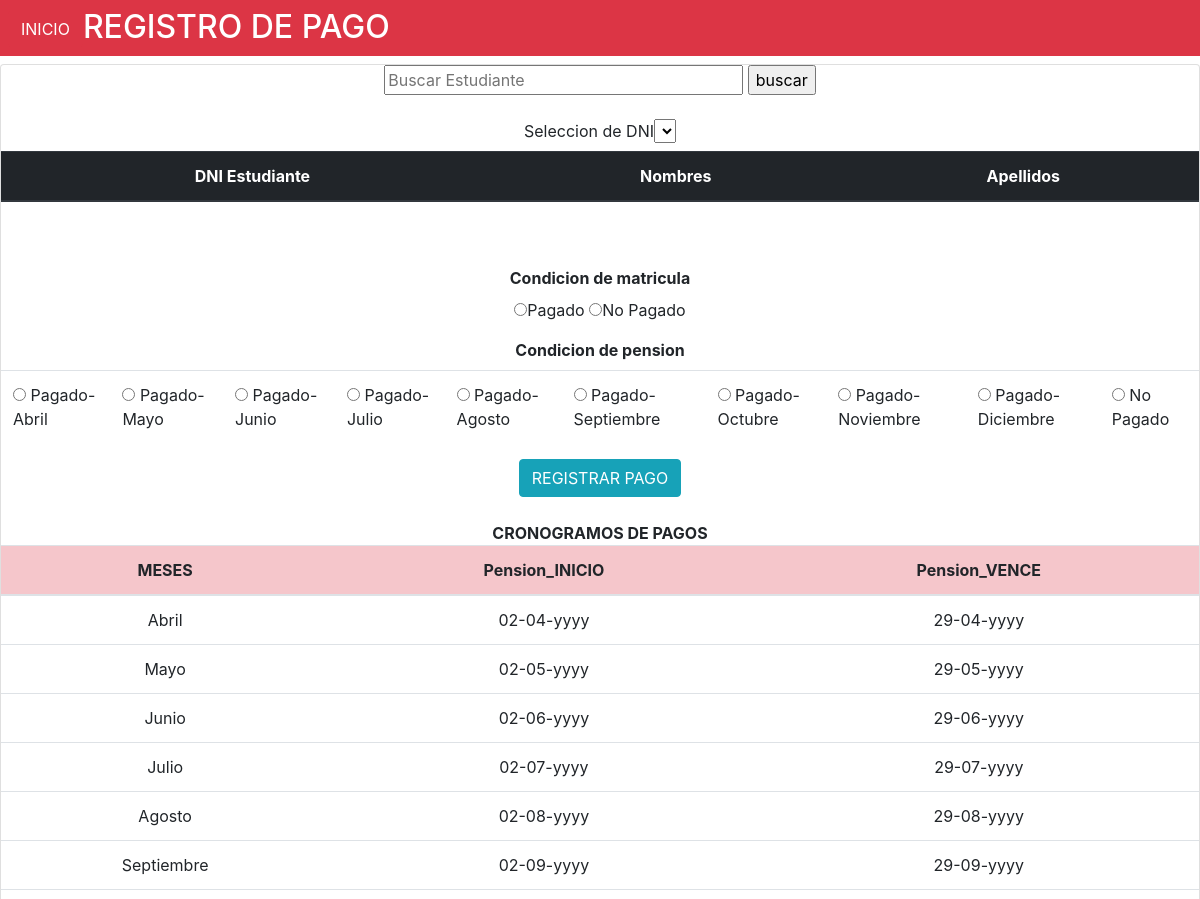
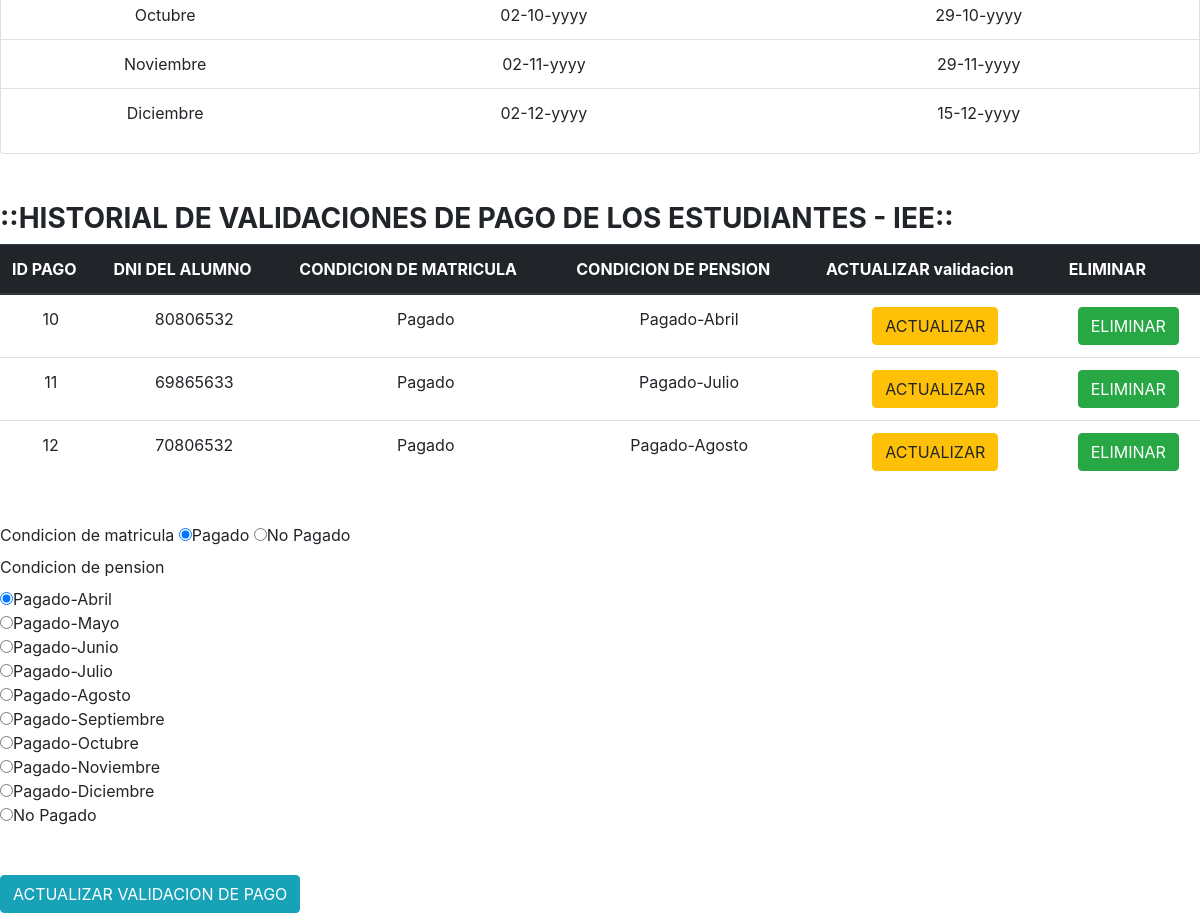
The page /controllers/pago.php/index.php?editarpago=10 on the database its author committed (2 pictures, top to bottom).
### tables this page shows
CREATE TABLE `pago` (
  `Idpago` int(11) NOT NULL,
  `DNIestudiante` int(8) NOT NULL,
  `condicion_matricula` varchar(20) NOT NULL,
  `condicion_pension` varchar(20) NOT NULL
);

### controllers/pago.php (called while the page is built)
<?php
require_once("../views/pago.php");
require_once("../models/pago.php");
?>

### views/pago.php (the view, shortened to what this page needs)
<?php
require_once("../db/conexion.php");
?>
<!DOCTYPE html>
<html>
<head>
<link rel="stylesheet" href="https://maxcdn.bootstrapcdn.com/bootstrap/4.0.0/css/bootstrap.min.css">
</head>
<body>
	<h2  class="p-2 mb-2 bg-danger text-white"><input type="submit" align="rigth" value="INICIO" class="btn btn-danger" onclick = "location='/ProyectoFinal/views/principal.php/'"/>REGISTRO DE PAGO</h2>
<div align="center" class="card card-container">
<form method="POST" action="index.php">
	<input size='30' type="text" name="txtfiltro" minlength="8" maxlength="8" placeholder="Buscar Estudiante" />
<input type="submit" value="buscar" name="btnfiltrar">
<br></br>
<label>Seleccion de DNI<select name="select_01">
</select></label>
<table class="table table-hover">
	<thead class="thead-dark" align="center">
<tr>
<th>DNI Estudiante</th>
<th>Nombres</th>
<th>Apellidos</th>
</tr>
</thead>
</table>
<br></br>
<label><b>Condicion de matricula</b></label><br>
 <table class="table table">
 <input type="radio"  name="matricula_v" value="Pagado"> Pagado
<input type="radio"  name="matricula_v" value="No Pagado"> No Pagado<br>
</table>
<table class="table table">
	<label><b>Condicion de pension</b></label><br>
<tr><td><input type="radio"  name="pension_v" value="Pagado-Abril"> Pagado-Abril</td>
<td><input type="radio"  name="pension_v" value="Pagado-Mayo"> Pagado-Mayo</td>
<td><input type="radio"  name="pension_v" value="Pagado-Junio"> Pagado-Junio</td>
<td><input type="radio"  name="pension_v" value="Pagado-Julio"> Pagado-Julio</td>
<td><input type="radio"  name="pension_v" value="Pagado-Agosto"> Pagado-Agosto</td>
<td><input type="radio"  name="pension_v" value="Pagado-Septiembre"> Pagado-Septiembre</td>
<td><input type="radio"  name="pension_v" value="Pagado-Octubre"> Pagado-Octubre</td>
<td><input type="radio"  name="pension_v" value="Pagado-Noviembre"> Pagado-Noviembre</td>
<td><input type="radio"  name="pension_v" value="Pagado-Diciembre"> Pagado-Diciembre</td>
<td><input type="radio"  name="pension_v" value="No Pagado"> No Pagado</td></tr>
</table>
<input type="submit"  class="btn btn-info" name="insertapago" value="REGISTRAR PAGO" ><br></br>
<h7><b>CRONOGRAMOS DE PAGOS</b></h7>
<table class="table table-hover">
  <thead class="thead-danger">
<tr align="center" class="table-danger">
<th>MESES</th>
<th>Pension_INICIO</th>
<th>Pension_VENCE</th>
</tr>
</thead>
<tr align="center">
<td>Abril</td>
<td>02-04-yyyy</td>
<td>29-04-yyyy</td>
</tr>
<tr align="center">
<td>Mayo</td>
<td>02-05-yyyy</td>
<td>29-05-yyyy</td>
</tr>
<tr align="center">
<td>Junio</td>
<td>02-06-yyyy</td>
<td>29-06-yyyy</td>
</tr>
<tr align="center">
<td>Julio</td>
<td>02-07-yyyy</td>
<td>29-07-yyyy</td>
</tr>
<tr align="center">
<td>Agosto</td>
<td>02-08-yyyy</td>
<td>29-08-yyyy</td>
</tr>
<tr align="center">
<td>Septiembre</td>
<td>02-09-yyyy</td>
<td>29-09-yyyy</td>
</tr>
<tr align="center">
<td>Octubre</td>
<td>02-10-yyyy</td>
<td>29-10-yyyy</td>
</tr>
<tr align="center">
<td>Noviembre</td>
<td>02-11-yyyy</td>
<td>29-11-yyyy</td>
</tr>
<tr align="center">
<td>Diciembre</td>
<td>02-12-yyyy</td>
<td>15-12-yyyy</td>
</tr>
</table>
</div>
<br></br>
<h3><b>::HISTORIAL DE VALIDACIONES DE PAGO DE LOS ESTUDIANTES - IEE:: </b>
</h3>
<table class="table table-hover">
	<thead class="thead-dark">
<tr>
<th>ID PAGO</th>
<th>DNI DEL ALUMNO</th>
<th>CONDICION DE MATRICULA</th>
<th>CONDICION DE PENSION</th>
<th>ACTUALIZAR validacion</th>
<th>ELIMINAR</th>
</tr>
</thead>
<?php
$mostrar="SELECT * FROM pago";
$ejecutar=mysqli_query($conexion,$mostrar);
while ($fila=mysqli_fetch_array($ejecutar)){
	$ip=$fila['Idpago'];
	$select_01=$fila['DNIestudiante'];
	$M=$fila['condicion_matricula'];
	$P=$fila['condicion_pension'];
?>
<tr align="center">
<td><?php echo $ip; ?></td>
<td><?php echo $select_01; ?></td>
<td><?php echo $M; ?></td>
<td><?php echo $P; ?></td>
<td><a href="index.php?editarpago=<?php echo $ip;?>"class="btn btn-warning">ACTUALIZAR</a></td>
<td><a href="index.php?eliminarpago=<?php echo $ip;?>"class="btn btn-success">ELIMINAR</a></td>
</tr>
	<?php } ?>
  </table>
</body>
</html>

### models/editar_pago.php (shortened to what this page needs)
<?php
if(isset($_GET['editarpago'])){
	$editarip = $_GET['editarpago'];
	$consulta = "SELECT * FROM pago WHERE Idpago='$editarip'";
	$ejecutar = mysqli_query($conexion,$consulta);
	$fila = mysqli_fetch_array($ejecutar);
	$M=$fila['condicion_matricula'];
	$P=$fila['condicion_pension'];
	}
?>
<form method="POST" action="">
<label>Condicion de matricula</label>
 <input type="radio"  name="matricula_v" value="Pagado"
<?php
if($M=="Pagado"){
echo "checked";
}
?>
>Pagado
<input type="radio"  name="matricula_v" value="No Pagado"
<?php
if($M=="No Pagado"){
echo "checked";
}
?>
>No Pagado<br>
<label>Condicion de pension</label><br>
<input type="radio"  name="pension_v" value="Pagado-Abril"
<?php
if($P=="Pagado-Abril"){
echo "checked";
}
?>
>Pagado-Abril<br>
<input type="radio"  name="pension_v" value="Pagado-Mayo"
<?php
if($P=="Pagado-Mayo"){
echo "checked";
}
?>
>Pagado-Mayo<br>
<input type="radio"  name="pension_v" value="Pagado-Junio"
<?php
if($P=="Pagado-Junio"){
echo "checked";
}
?>
>Pagado-Junio<br>
<input type="radio"  name="pension_v" value="Pagado-Julio"
<?php
if($P=="Pagado-Julio"){
echo "checked";
}
?>
>Pagado-Julio<br>
<input type="radio"  name="pension_v" value="Pagado-Agosto"
<?php
if($P=="Pagado-Agosto"){
echo "checked";
}
?>
>Pagado-Agosto<br>
<input type="radio"  name="pension_v" value="Pagado-Septiembre"
<?php
if($P=="Pagado-Septiembre"){
echo "checked";
}
?>
>Pagado-Septiembre<br>
<input type="radio"  name="pension_v" value="Pagado-Octubre"
<?php
if($P=="Pagado-Octubre"){
echo "checked";
}
?>
>Pagado-Octubre<br>
<input type="radio"  name="pension_v" value="Pagado-Noviembre"
<?php
if($P=="Pagado-Noviembre"){
echo "checked";
}
?>
>Pagado-Noviembre<br>
<input type="radio"  name="pension_v" value="Pagado-Diciembre"
<?php
if($P=="Pagado-Diciembre"){
echo "checked";
}
?>
>Pagado-Diciembre<br>
<input type="radio"  name="pension_v" value="No Pagado"
<?php
if($P=="No Pagado"){
echo "checked";
}
?>
>No Pagado<br>
<br></br>
<input type="submit" class="btn btn-info" name="actualizar" value="ACTUALIZAR VALIDACION DE PAGO">
</form>

### rows shown on the page
pago: Idpago "10", DNIestudiante "80806532", condicion_matricula "Pagado", condicion_pension "Pagado-Abril", condicion_matricula "☑", condicion_pension "☑"
pago: Idpago "11", DNIestudiante "69865633", condicion_matricula "Pagado", condicion_pension "Pagado-Julio"
pago: Idpago "12", DNIestudiante "70806532", condicion_matricula "Pagado", condicion_pension "Pagado-Agosto"
